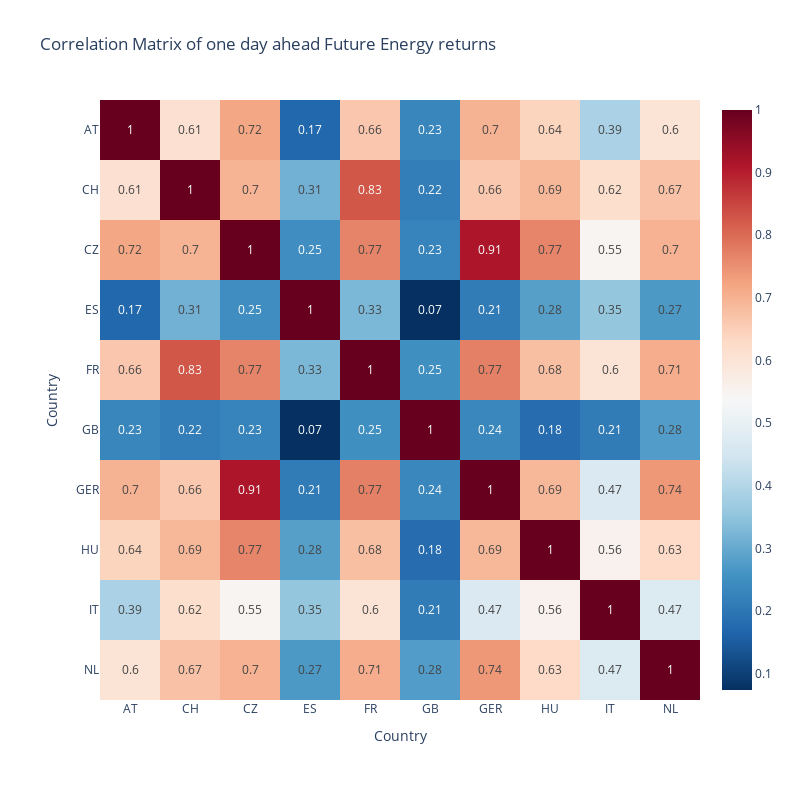

Here is the notebook cell this chart was saved with:
### Code cell
# Plotting the heatmap using Plotly
fig = px.imshow(one_day_lag_returns[countries].corr(),
                color_continuous_scale='RdBu_r',
                title="Correlation Matrix of Time Series Data")

fig.update_traces(text=one_day_lag_returns[countries].corr().values.round(2), texttemplate="%{text}")
fig.update_layout(
    title="Correlation Matrix of one day ahead Future Energy returns",
    xaxis_title="Country",
    yaxis_title="Country",
    xaxis_nticks=36,
    autosize=False,
    width=800,   # Adjust the width
    height=800,  # Adjust the height
    margin=dict(l=100, r=100, b=100, t=100),  # Adjust margins to reduce padding
)
fig.show()

### Figure 1 — Plotly figure (JSON) as saved in the notebook; plotly's stock layout.template omitted (floating-point values rounded to 4 significant figures)
{"data": [{"coloraxis": "coloraxis", "hovertemplate": "Country: %{x}<br>Country: %{y}<br>color: %{z}<extra></extra>", "name": "0", "text": [[1, 0.61, 0.72, 0.17, 0.66, 0.23, 0.7, 0.64, 0.39, 0.6], [0.61, 1, 0.7, 0.31, 0.83, 0.22, 0.66, 0.69, 0.62, 0.67], [0.72, 0.7, 1, 0.25, 0.77, 0.23, 0.91, 0.77, 0.55, 0.7], [0.17, 0.31, 0.25, 1, 0.33, 0.07, 0.21, 0.28, 0.35, 0.27], [0.66, 0.83, 0.77, 0.33, 1, 0.25, 0.77, 0.68, 0.6, 0.71], [0.23, 0.22, 0.23, 0.07, 0.25, 1, 0.24, 0.18, 0.21, 0.28], [0.7, 0.66, 0.91, 0.21, 0.77, 0.24, 1, 0.69, 0.47, 0.74], [0.64, 0.69, 0.77, 0.28, 0.68, 0.18, 0.69, 1, 0.56, 0.63], [0.39, 0.62, 0.55, 0.35, 0.6, 0.21, 0.47, 0.56, 1, 0.47], [0.6, 0.67, 0.7, 0.27, 0.71, 0.28, 0.74, 0.63, 0.47, 1]], "texttemplate": "%{text}", "type": "heatmap", "x": ["AT", "CH", "CZ", "ES", "FR", "GB", "GER", "HU", "IT", "NL"], "xaxis": "x", "y": ["AT", "CH", "CZ", "ES", "FR", "GB", "GER", "HU", "IT", "NL"], "yaxis": "y", "z": [[1, 0.6092, 0.7187, 0.1698, 0.6637, 0.232, 0.698, 0.64, 0.3868, 0.6027], [0.6092, 1, 0.6965, 0.3142, 0.8266, 0.2155, 0.6626, 0.6894, 0.6171, 0.6733], [0.7187, 0.6965, 1, 0.2499, 0.7663, 0.2263, 0.9135, 0.7655, 0.5471, 0.7004], [0.1698, 0.3142, 0.2499, 1, 0.3252, 0.07398, 0.2105, 0.2814, 0.3542, 0.27], [0.6637, 0.8266, 0.7663, 0.3252, 1, 0.2518, 0.7712, 0.6775, 0.6008, 0.708], [0.232, 0.2155, 0.2263, 0.07398, 0.2518, 1, 0.2354, 0.179, 0.2111, 0.2751], [0.698, 0.6626, 0.9135, 0.2105, 0.7712, 0.2354, 1, 0.6904, 0.4673, 0.7396], [0.64, 0.6894, 0.7655, 0.2814, 0.6775, 0.179, 0.6904, 1, 0.5567, 0.6283], [0.3868, 0.6171, 0.5471, 0.3542, 0.6008, 0.2111, 0.4673, 0.5567, 1, 0.4716], [0.6027, 0.6733, 0.7004, 0.27, 0.708, 0.2751, 0.7396, 0.6283, 0.4716, 1]]}], "layout": {"autosize": false, "coloraxis": {"colorscale": [[0, "rgb(5,48,97)"], [0.1, "rgb(33,102,172)"], [0.2, "rgb(67,147,195)"], [0.3, "rgb(146,197,222)"], [0.4, "rgb(209,229,240)"], [0.5, "rgb(247,247,247)"], [0.6, "rgb(253,219,199)"], [0.7, "rgb(244,165,130)"], [0.8, "rgb(214,96,77)"], [0.9, "rgb(178,24,43)"], [1, "rgb(103,0,31)"]]}, "height": 800, "margin": {"b": 100, "l": 100, "r": 100, "t": 100}, "title": {"text": "Correlation Matrix of one day ahead Future Energy returns"}, "width": 800, "xaxis": {"anchor": "y", "autorange": true, "constrain": "domain", "domain": [0, 1], "nticks": 36, "range": [-0.5, 9.5], "scaleanchor": "y", "title": {"text": "Country"}, "type": "category"}, "yaxis": {"anchor": "x", "autorange": true, "constrain": "domain", "domain": [0, 1], "range": [9.5, -0.5], "title": {"text": "Country"}, "type": "category"}}}
